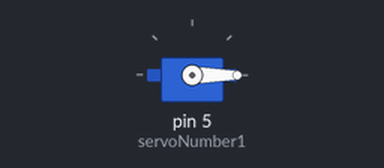
Simulated run of this sketch. Board: Arduino Uno, built with avr-gcc and run on an emulated ATmega328P. On the bench: servo.

Above: at 0.05 s.
Timing chart, 0 to 4.6 s (numbered marks = the images above):
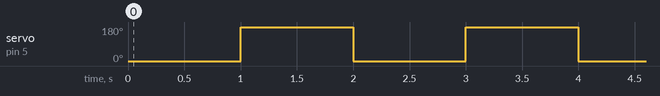

Measured:
- by itself, servo on pin 5 (servoNumber1): alternates 180° for 1.0 s and 0° for 1.0 s

The sketch:

main.ino
```cpp
/*
 * Created by: Mikey Gloriani
 * Created on: Oct 2023
 * This program makes the servo motor turn 180 degrees
*/

#include <Servo.h>

Servo servoNumber1;

void setup(){
  //sets up the servo pins
  servoNumber1.attach(5);
  servoNumber1.write(0);
}

void loop()
{
  // servo motor turns 180 continuously
  servoNumber1.write(0);
  delay(1000);
  servoNumber1.write(180);
  delay(1000);
}
```
